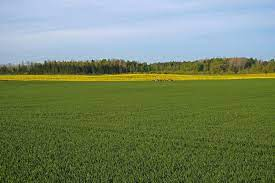
#> input picture maju_meklesana/bildes/download1.jpg, 275 x 183 px; its folder holds 4 pictures in this run
$ python algoritms.py
#> lines starting #> are read from the running program, lines starting #| are printed output that depends on the picture
import numpy as np
import os
from sklearn.model_selection import train_test_split
from sklearn.metrics import accuracy_score
from sklearn.ensemble import RandomForestClassifier
from PIL import Image


bilzu_adrese = "bildes/"

modelis = RandomForestClassifier()

def modela_trenesana(modelis):
    bildes = []
    label = []

    #sarakstu sataisīšana
    for nosaukums in os.listdir(bilzu_adrese):
        image = Image.open(os.path.join(bilzu_adrese,nosaukums)).resize((200,200),Image.Resampling.NEAREST)
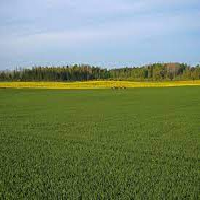
#> image: PIL image 200x200 RGB; mean R, G, B 116.7, 133.6, 102
        bildes.append(np.array(image))
        if "maja" in nosaukums:
            label.append(1)
        else:
            label.append(0)
#> pass 2 of the loop in modela_trenesana, `for nosaukums in os.listdir(bilzu_adrese):`:
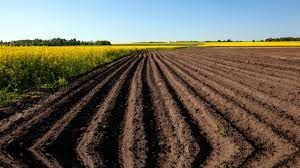
#> input picture maju_meklesana/bildes/download2.jpg, 300 x 168 px
#> in modela_trenesana, `image = Image.open(os.path.join(bilzu_adrese,nosaukums)).resize((200,2..`:
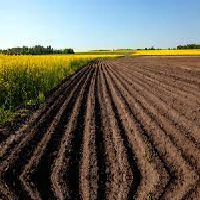
#> image: PIL image 200x200 RGB; mean R, G, B 106.8, 101.3, 89.1
#> pass 3 of the loop in modela_trenesana, `for nosaukums in os.listdir(bilzu_adrese):`:
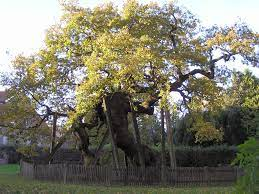
#> input picture maju_meklesana/bildes/download3.jpg, 259 x 194 px
#> in modela_trenesana, `image = Image.open(os.path.join(bilzu_adrese,nosaukums)).resize((200,2..`:
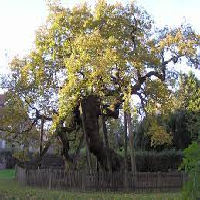
#> image: PIL image 200x200 RGB; mean R, G, B 124.4, 122.3, 106.1
#> the loop made 4 passes; the first 3 are shown

    #skaitlu sarakstu salabosana

    bildes = np.array(bildes)
    label = np.array(label)

    bildes = bildes/255.0
    bildes = bildes.reshape(bildes.shape[0], -1)
    # print(bildes)

    #datu sadalīšana
    X_train, x_test, Y_train, y_test = train_test_split(bildes, label, test_size=0.2)


    modelis.fit(X_train, Y_train)

    rezultats = modelis.predict(x_test)

    precizitate = accuracy_score(rezultats, y_test)

    print(precizitate)
    return modelis

def majas_noteiksana(bilde, modelis):
#> called with bilde = 'tests.jpg'
    bilde = [Image.open(bilde).resize((200,200),Image.Resampling.NEAREST)]
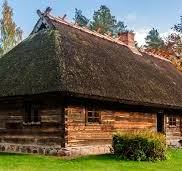
#> input picture maju_meklesana/tests.jpg, 182 x 171 px
    bilde = np.array(bilde)
    bilde = bilde/225.0
    bilde = bilde.reshape(bilde.shape[0], -1)
    rezultats = modelis.predict(bilde)
    print(rezultats)
    return rezultats

modelis = modela_trenesana(modelis)

majas_noteiksana("tests.jpg", modelis)
